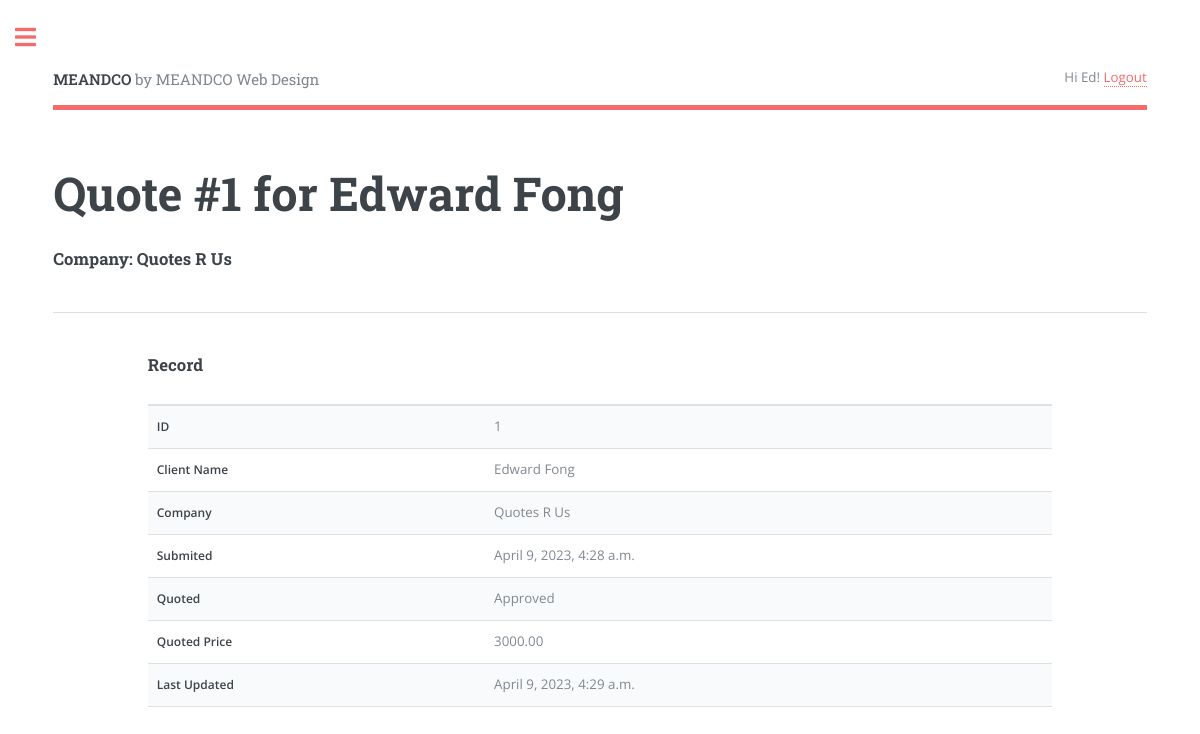
/quote/1/ (signed in), run on the app's committed database.
### quote/models.py (models this page shows, shortened)
class Quote(models.Model):
    class Status(models.TextChoices):
        PENDING = 'Pending'
        REVIEWING = 'Reviewing'
        APPROVED = 'Approved'
    class Priority(models.TextChoices):
        URGENT  = 'UG', _('Urgent - 1 to week or less')
        NORMAL  = 'NM', _('Normal - 2 to 4 weeks')
        LOW     = 'LW', _('Low - Still Researching')
    name = models.CharField(max_length=250)
    position = models.CharField(max_length=250, null=True,
                                blank=True)
    company = models.CharField(max_length=250, null=True,
                               blank=True)
    address = models.CharField(max_length=250, null=True,
                               blank=True)
    phone = models.CharField(max_length=30)
    email = models.EmailField(max_length=250)
    web_address = models.CharField(max_length=250, null=True,
                                   blank=True)
    description = models.TextField()
    created = models.DateTimeField(auto_now_add=True)
    updated = models.DateTimeField(auto_now=True)
    stat = models.CharField(max_length=20,
                              choices=Status.choices,
                              default=Status.PENDING)
    priority = models.CharField(max_length=2,
                                choices=Priority.choices,
                                default=Priority.NORMAL)
    quoted_price = models.DecimalField(max_digits=250,decimal_places=2,
                                    null=True, blank=True)
    jobfile = models.FileField(upload_to="jobfiles/", null=True, blank=True)
    class Meta:
        ordering = ['created']
        indexes = [
            models.Index(fields=['created'])
        ]

### quote/views.py (the view)
# urls.py: path('quote/<int:quote_id>/', views.quote_detail, name='quote_detail'),
@login_required(login_url='login')
def quote_detail(request, quote_id):
    quote = get_object_or_404(Quote, pk=quote_id)
    context = {'quote': quote}
    return render(request, 'quote/quote_detail.html', context)

### quote/templates/quote/quote_detail.html (shortened to what this page needs)
{% extends "base.html" %}
{% block header %}Quote #{{ quote.id }} for {{ quote.name }}{% endblock %}
{% block h4 %}Company: {{ quote.company }}{% endblock h4 %}
{% block content %}
  <h3>Record</h3>
    <div class="table-wrapper">
        <table>
            <thead>
            <tr>
                <th></th>
            </tr>
            </thead>
            <tbody>
                <tr>
                    <th>ID</th><td>{{ quote.id }}</td>
                </tr>
                <tr>
                    <th>Client Name</th><td>{{ quote.name }}</td>
                </tr>
                <tr>
                    <th>Company</th><td>{{ quote.company }} </td>
                </tr>
                <tr>
                    <th>Submited</th><td>{{ quote.created }}</td>
                </tr>
                <tr>
                    <th>Quoted</th><td>{{ quote.stat }}</td>
                </tr>
                <tr>
                    <th>Quoted Price</th><td>{% if quote.quoted_price  %}{{ quote.quoted_price }} {% else %}--{% endif %}</td>
                </tr>
                <tr>
                    <th>Last Updated</th><td>{{ quote.updated }}</td>
                </tr>
          </tbody>
        </table>
     </div>
{% endblock %}

### quote/templates/base.html (shortened to what this page needs)
{% load static %}
<!DOCTYPE html>
<html lang="en">
<head>
    <link href="{% static 'assets/css/main.css' %}" rel="stylesheet">
    <link rel="stylesheet" href="{% static 'assets/css/fontawesome-all.min.css' %}" />
</head>
<body>
    <body class="is-preload">
        <div id="wrapper">
            <div id="main">
              <div class="inner">
                  <header id="header">
                    <a href="{% url 'home' %}" class="logo"><strong>MEANDCO</strong> by MEANDCO Web Design</a>
                    <ul class="icons">
                      {% if request.user.is_authenticated %}
                      Hi {{ request.user.first_name|default:request.user.username|title }}! <a href="{% url 'logout' %}">Logout</a>
                      {% else %}
                      Not logged in. <a href="{% url 'login' %}">Log-in</a>
                      {% endif %}
                    </ul>
                  </header>
                  <section>
                    <header class="main">
                      <h1>{% block header %}{% endblock header %}</h1>
                      <h3>{% block h4 %}{% endblock h4 %}</h3>
                    </header>
                    <hr class="major" />
                      <div class="row gtr-200">
                        <div class="col-1 col-12-medium">
                        </div>
                          <div class="col-10 col-12-medium">
                          {% block content %}
                          {% endblock %}
                        </div>
                      </div>
                  </section>
              </div>
            </div>
                      {% url 'quote' as url%}
                      {% url 'quotes_list' as list %}
                      {% url 'contact' as contact %}
        </div>
</body>
</html>

### data on the page
Quote: id "1", name "Edward Fong", company "Quotes R Us", created "April 9, 2023, 4:28 a.m.", stat "Approved", quoted_price "3000.00", updated "April 9, 2023, 4:29 a.m."

### other printed values
{{ request.user.first_name|default:request.user.username|title }} "Ed"
